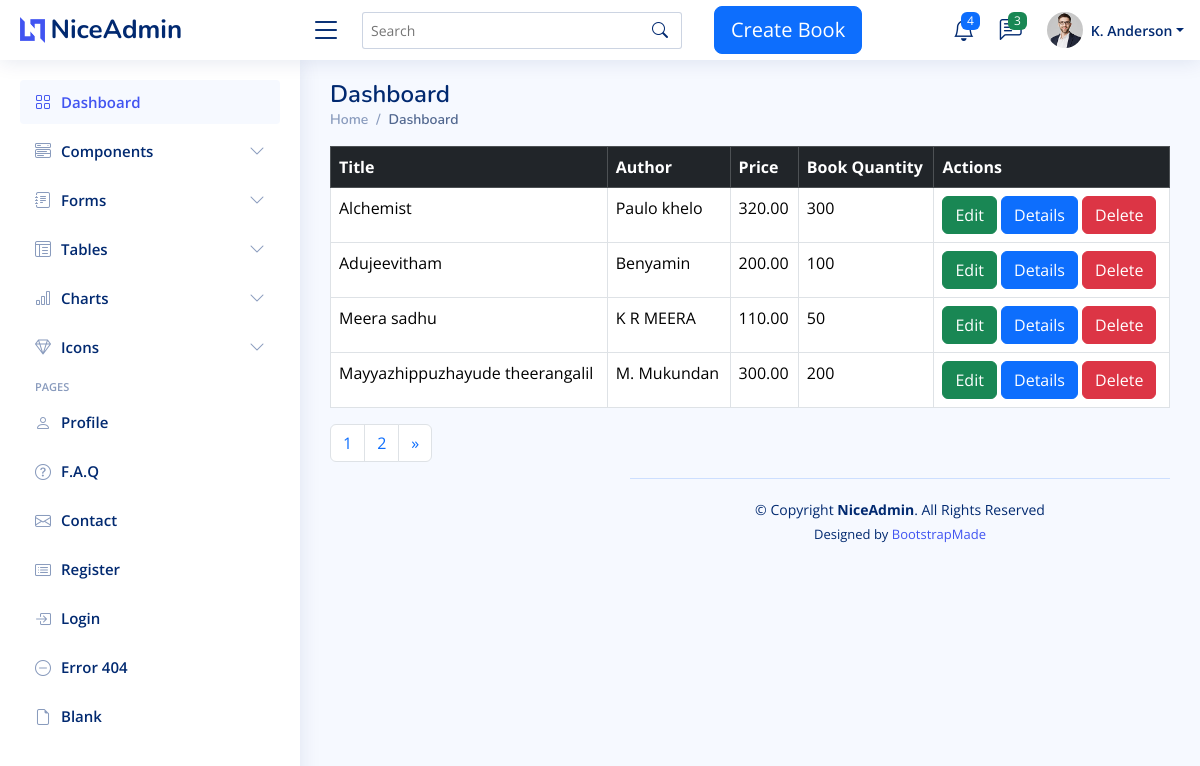
The page / on the database its author committed.
### bookapp/models.py (models this page shows, shortened)
class Books(models.Model):
    title = models.CharField(max_length=100)
    author = models.CharField(max_length=100)
    price = models.DecimalField(max_digits=10, decimal_places=2)
    image = models.ImageField(upload_to='book_media')
    quantity = models.IntegerField()

### bookapp/views.py (the view)
# urls.py: path('', views.listBook, name='booklist'),
def listBook(request):
    book = Books.objects.all()
    paginator = Paginator(book, 4)
    page_number = request.GET.get('page')
    try:
        page = paginator.get_page(page_number)
    except EmptyPage:
        page = paginator.page(page_number.num_pages)
    return render(request, 'admin/listbook.html', {'book': book, 'page': page})

### templates/admin/listbook.html (shortened to what this page needs)
{% extends 'admin/base.html' %}
{% load static %}
{% block content %}
<table class="table table-bordered">
  <thead class="table-dark">
    <tr>
         <th>Title</th>
         <th>Author</th>
         <th>Price</th>
        <th>Book Quantity</th>
         <th colspan="3">Actions</th>
    </tr>
</thead>
  <tbody>
   {% for i in page %}
     <tr>
         <td>{{ i.title }}</td>
         <td>{{ i.author }}</td>
         <td>{{ i.price }}</td>
         <td>{{ i.quantity }}</td>
         <td>
            <a href="{% url 'update' i.id %}" class="btn btn-success">Edit</a>
             <a href="{% url 'details' i.id %}" class="btn btn-primary">Details</a>
             <a href="{% url 'delete' i.id %}" class="btn btn-danger">Delete</a>
         </td>
 </tr>
  {% endfor %}
  </tbody>
</table>
<nav aria-label="Page navigation example">
  <ul class="pagination">
      {% for num in page.paginator.page_range %}
    <li class="page-item {% if page.number == num %}activate{% endif %}">
        <a class="page-link" href="?page={{ num }}">{{ num }}</a></li>
        {% endfor %}
      {% if page.has_next %}
    <li class="page-item">
      <a class="page-link" href="?page={{ page.next_page.number }}" aria-label="Next">
        <span aria-hidden="true">&raquo;</span>
      </a>
    </li>
      {% endif %}
  </ul>
</nav>
{% endblock %}

### templates/admin/base.html (shortened to what this page needs)
<!DOCTYPE html>
{% load static %}
<html lang="en">
<head>
  <link href="{% static 'assets/vendor/bootstrap/css/bootstrap.min.css' %}" rel="stylesheet">
  <link href="{% static 'assets/vendor/bootstrap-icons/bootstrap-icons.css' %}" rel="stylesheet">
  <link href="{% static 'assets/vendor/boxicons/css/boxicons.min.css' %}" rel="stylesheet">
  <link href="{% static 'assets/vendor/quill/quill.snow.css' %}" rel="stylesheet">
  <link href="{% static 'assets/vendor/quill/quill.bubble.css' %}" rel="stylesheet">
  <link href="{% static 'assets/vendor/remixicon/remixicon.css' %}" rel="stylesheet">
  <link href="{% static 'assets/vendor/simple-datatables/style.css' %}" rel="stylesheet">
  <link href="{% static 'assets/css/style.css' %}" rel="stylesheet">
</head>
<body>
  <header id="header" class="header fixed-top d-flex align-items-center">
    <div class="d-flex align-items-center justify-content-between">
      <a href="index.html" class="logo d-flex align-items-center">
        <img src="{% static 'assets/img/logo.png' %}" alt="">
        <span class="d-none d-lg-block">NiceAdmin</span>
      </a>
      <i class="bi bi-list toggle-sidebar-btn"></i>
    </div>
    <div class="search-bar">
      <form class="search-form d-flex align-items-center" method="get" action="{% url 'search' %}">
        <input type="text" name="q" placeholder="Search" title="Search books or author">
        <button type="submit" title="Search"><i class="bi bi-search"></i></button>
      </form>
    </div>
    <div class="container">
      <a href="{% url 'create' %}" class="btn btn-primary btn-lg">Create Book</a>
    </div>
    <nav class="header-nav ms-auto">
      <ul class="d-flex align-items-center">
        <li class="nav-item dropdown">
          <a class="nav-link nav-icon" href="#" data-bs-toggle="dropdown">
            <i class="bi bi-bell"></i>
            <span class="badge bg-primary badge-number">4</span>
          </a>
        </li>
        <li class="nav-item dropdown">
          <a class="nav-link nav-icon" href="#" data-bs-toggle="dropdown">
            <i class="bi bi-chat-left-text"></i>
            <span class="badge bg-success badge-number">3</span>
          </a>
        </li>
        <li class="nav-item dropdown pe-3">
          <a class="nav-link nav-profile d-flex align-items-center pe-0" href="#" data-bs-toggle="dropdown">
            <img src="{% static 'assets/img/profile-img.jpg' %}" alt="Profile" class="rounded-circle">
            <span class="d-none d-md-block dropdown-toggle ps-2">K. Anderson</span>
          </a>
        </li>
      </ul>
    </nav>
  </header>
  <aside id="sidebar" class="sidebar">
    <ul class="sidebar-nav" id="sidebar-nav">
      <li class="nav-item">
        <a class="nav-link " href="{% url 'booklist'%}">
          <i class="bi bi-grid"></i>
          <span>Dashboard</span>
        </a>
      </li>
      <li class="nav-item">
        <a class="nav-link collapsed" data-bs-target="#components-nav" data-bs-toggle="collapse" href="#">
          <i class="bi bi-menu-button-wide"></i><span>Components</span><i class="bi bi-chevron-down ms-auto"></i>
        </a>
      </li>
      <li class="nav-item">
        <a class="nav-link collapsed" data-bs-target="#forms-nav" data-bs-toggle="collapse" href="#">
          <i class="bi bi-journal-text"></i><span>Forms</span><i class="bi bi-chevron-down ms-auto"></i>
        </a>
      </li>
      <li class="nav-item">
        <a class="nav-link collapsed" data-bs-target="#tables-nav" data-bs-toggle="collapse" href="#">
          <i class="bi bi-layout-text-window-reverse"></i><span>Tables</span><i class="bi bi-chevron-down ms-auto"></i>
        </a>
      </li>
      <li class="nav-item">
        <a class="nav-link collapsed" data-bs-target="#charts-nav" data-bs-toggle="collapse" href="#">
          <i class="bi bi-bar-chart"></i><span>Charts</span><i class="bi bi-chevron-down ms-auto"></i>
        </a>
      </li>
      <li class="nav-item">
        <a class="nav-link collapsed" data-bs-target="#icons-nav" data-bs-toggle="collapse" href="#">
          <i class="bi bi-gem"></i><span>Icons</span><i class="bi bi-chevron-down ms-auto"></i>
        </a>
      </li>
      <li class="nav-heading">Pages</li>
      <li class="nav-item">
        <a class="nav-link collapsed" href="users-profile.html">
          <i class="bi bi-person"></i>
          <span>Profile</span>
        </a>
      </li>
      <li class="nav-item">
        <a class="nav-link collapsed" href="pages-faq.html">
          <i class="bi bi-question-circle"></i>
          <span>F.A.Q</span>
        </a>
      </li>
      <li class="nav-item">
        <a class="nav-link collapsed" href="pages-contact.html">
          <i class="bi bi-envelope"></i>
          <span>Contact</span>
        </a>
      </li>
      <li class="nav-item">
        <a class="nav-link collapsed" href="pages-register.html">
          <i class="bi bi-card-list"></i>
          <span>Register</span>
        </a>
      </li>
      <li class="nav-item">
        <a class="nav-link collapsed" href="pages-login.html">
          <i class="bi bi-box-arrow-in-right"></i>
          <span>Login</span>
        </a>
      </li>
      <li class="nav-item">
        <a class="nav-link collapsed" href="pages-error-404.html">
          <i class="bi bi-dash-circle"></i>
          <span>Error 404</span>
        </a>
      </li>
      <li class="nav-item">
        <a class="nav-link collapsed" href="pages-blank.html">
          <i class="bi bi-file-earmark"></i>
          <span>Blank</span>
        </a>
      </li>
    </ul>
  </aside>
  <main id="main" class="main">
    <div class="pagetitle">
      <h1>Dashboard</h1>
      <nav>
        <ol class="breadcrumb">
          <li class="breadcrumb-item"><a href="index.html">Home</a></li>
          <li class="breadcrumb-item active">Dashboard</li>
        </ol>
      </nav>
    </div>
{% block content %}
    {% endblock %}
  <footer id="footer" class="footer">
    <div class="copyright">
      &copy; Copyright <strong><span>NiceAdmin</span></strong>. All Rights Reserved
    </div>
    <div class="credits">
      Designed by <a href="https://bootstrapmade.com/">BootstrapMade</a>
    </div>
  </footer>
</body>
</html>

### static/assets/css/style.css (style rules this page uses)
:root { scroll-behavior: smooth; }
body { font-family: "Open Sans", sans-serif; background: #f6f9ff; color: #444444; }
a { color: #4154f1; text-decoration: none; }
h1, h2, h3, h4, h5, h6 { font-family: "Nunito", sans-serif; }
#main { margin-top: 60px; padding: 20px 30px; transition: all 0.3s; }
.pagetitle { margin-bottom: 10px; }
.pagetitle h1 { font-size: 24px; margin-bottom: 0; font-weight: 600; color: #012970; }
.breadcrumb { font-size: 14px; font-family: "Nunito", sans-serif; color: #899bbd; font-weight: 600; }
.breadcrumb a { color: #899bbd; transition: 0.3s; }
.breadcrumb .breadcrumb-item::before { color: #899bbd; }
.breadcrumb .active { color: #51678f; font-weight: 600; }
.logo { line-height: 1; }
@media (min-width: 1200px) { .logo { width: 280px; } }
.logo img { max-height: 26px; margin-right: 6px; }
.logo span { font-size: 26px; font-weight: 700; color: #012970; font-family: "Nunito", sans-serif; }
.header { transition: all 0.5s; z-index: 997; height: 60px; box-shadow: 0px 2px 20px rgba(1, 41, 112, 0.1); background-color: #fff; padding-left: 20px; }
.header .toggle-sidebar-btn { font-size: 32px; padding-left: 10px; cursor: pointer; color: #012970; }
.header .search-bar { min-width: 360px; padding: 0 20px; }
.header .search-form { width: 100%; }
.header .search-form input { border: 0; font-size: 14px; color: #012970; border: 1px solid rgba(1, 41, 112, 0.2); padding: 7px 38px 7px 8px; border-radius: 3px; transition: 0.3s; width: 100%; }
.header .search-form button { border: 0; padding: 0; margin-left: -30px; background: none; }
.header .search-form button i { color: #012970; }
.header-nav ul { list-style: none; }
.header-nav>ul { margin: 0; padding: 0; }
.header-nav .nav-icon { font-size: 22px; color: #012970; margin-right: 25px; position: relative; }
.header-nav .nav-profile { color: #012970; }
.header-nav .nav-profile img { max-height: 36px; }
.header-nav .nav-profile span { font-size: 14px; font-weight: 600; }
.header-nav .badge-number { position: absolute; inset: -2px -5px auto auto; font-weight: normal; font-size: 12px; padding: 3px 6px; }
.sidebar { position: fixed; top: 60px; left: 0; bottom: 0; width: 300px; z-index: 996; transition: all 0.3s; padding: 20px; overflow-y: auto; scrollbar-width: thin; scrollbar-color: #aab7cf transparent; box-shadow: 0px 0px 20px rgba(1, 41, 112, 0.1); background-color: #fff; }
@media (min-width: 1200px) { #main, #footer { margin-left: 300px; } }
.sidebar-nav { padding: 0; margin: 0; list-style: none; }
.sidebar-nav li { padding: 0; margin: 0; list-style: none; }
.sidebar-nav .nav-item { margin-bottom: 5px; }
.sidebar-nav .nav-heading { font-size: 11px; text-transform: uppercase; color: #899bbd; font-weight: 600; margin: 10px 0 5px 15px; }
.sidebar-nav .nav-link { display: flex; align-items: center; font-size: 15px; font-weight: 600; color: #4154f1; transition: 0.3; background: #f6f9ff; padding: 10px 15px; border-radius: 4px; }
.sidebar-nav .nav-link i { font-size: 16px; margin-right: 10px; color: #4154f1; }
.sidebar-nav .nav-link.collapsed { color: #012970; background: #fff; }
.sidebar-nav .nav-link.collapsed i { color: #899bbd; }
.sidebar-nav .nav-link .bi-chevron-down { margin-right: 0; transition: transform 0.2s ease-in-out; }
.footer { padding: 20px 0; font-size: 14px; transition: all 0.3s; border-top: 1px solid #cddfff; }
.footer .copyright { text-align: center; color: #012970; }
.footer .credits { padding-top: 5px; text-align: center; font-size: 13px; color: #012970; }

### rows shown on the page
Books: title "Alchemist", author "Paulo khelo", price "320.00", quantity "300"
Books: title "Adujeevitham", author "Benyamin", price "200.00", quantity "100"
Books: title "Meera sadhu", author "K R MEERA", price "110.00", quantity "50"
Books: title "Mayyazhippuzhayude theerangalil", author "M. Mukundan", price "300.00", quantity "200"

### other values the page prints
{{ num }} "1" "2"
